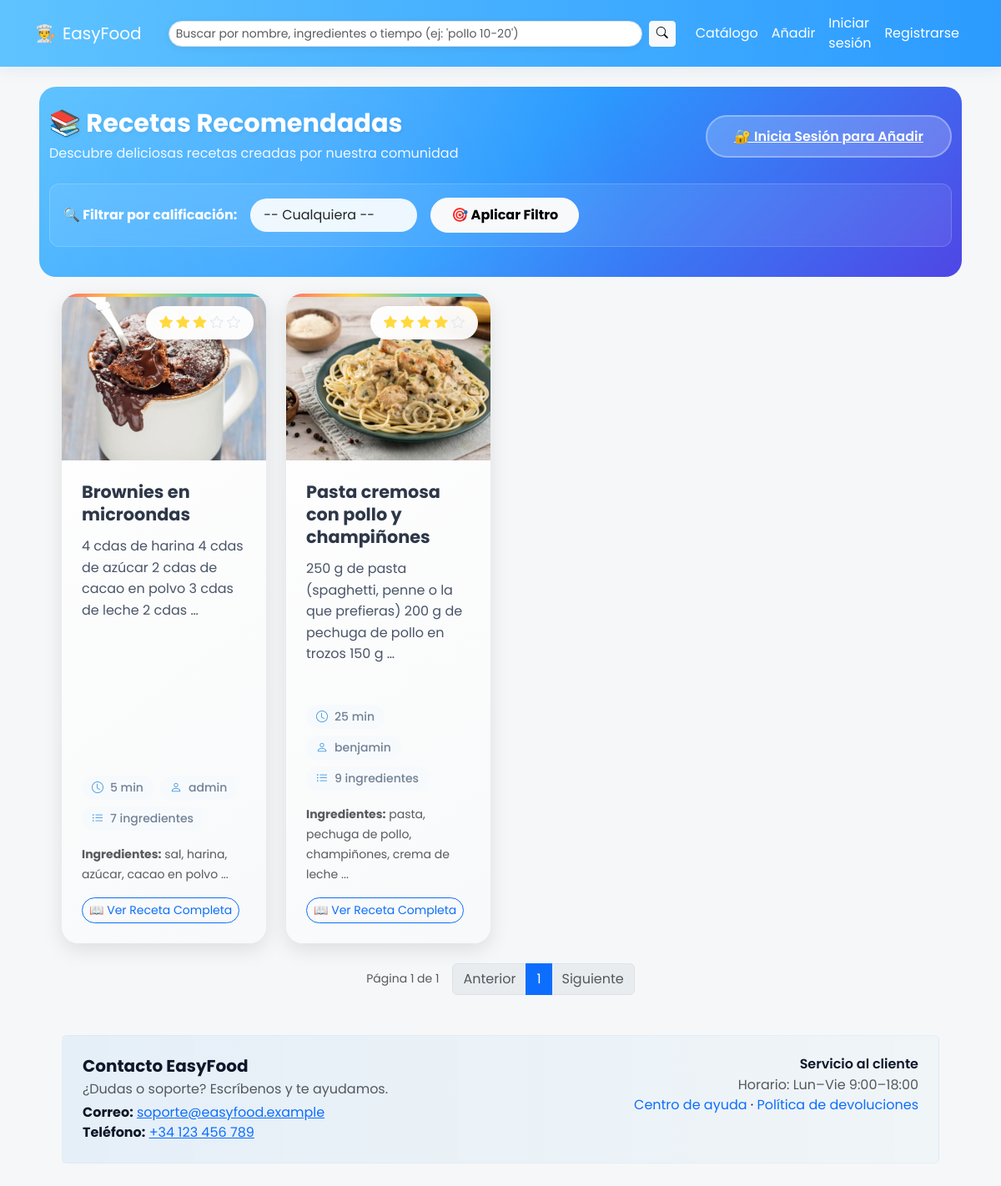
The app's page /recetas/ with its own data.
### recipes/models.py (models this page shows, shortened)
class Recipe(models.Model):
    title = models.CharField(max_length=255)
    description = models.TextField(blank=True)
    estimated_time = models.PositiveIntegerField(null=True, blank=True)
    preparation = models.TextField(blank=True)
    author = models.ForeignKey(User, null=True, blank=True, on_delete=models.SET_NULL, related_name='recipes')
    ingredients = models.ManyToManyField(Ingredient, related_name='recipes', blank=True)
    image = models.ImageField(upload_to='recipes/images/', null=True, blank=True)
    created_at = models.DateTimeField(auto_now_add=True)

class Ingredient(models.Model):
    name = models.CharField(max_length=200, unique=True)

### recipes/views.py (the view, shortened to what this page needs)
# urls.py: path('recetas/', views.recipe_list, name='list'),
def recipe_list(request):
    query = request.GET.get('q', '').strip()
    min_rating = request.GET.get('min_rating', '')
    qs = Recipe.objects.all().order_by('-created_at').select_related('author').prefetch_related('ingredients', 'ratings')
    min_time = None
    max_time = None
    text_query = query
    if text_query:
        qs = qs.filter(Q(title__icontains=text_query) | Q(ingredients__name__icontains=text_query))
    qs = qs.annotate(avg_rating=Avg('ratings__value'))
    if min_rating:
        try:
            min_val = float(min_rating)
            qs = qs.filter(avg_rating__gte=min_val)
        except ValueError:
            pass
    if min_time is not None:
        qs = qs.filter(estimated_time__gte=min_time)
    if max_time is not None:
        qs = qs.filter(estimated_time__lte=max_time)
    qs = qs.distinct()
    paginator = Paginator(qs, 8)
    page_number = request.GET.get('page')
    page_obj = paginator.get_page(page_number)
    saved_ids = set()
    recipe_ids = list(page_obj.object_list.values_list('id', flat=True))
    if request.user.is_authenticated and recipe_ids:
        saved_ids = set(SavedRecipe.objects.filter(user=request.user, recipe_id__in=recipe_ids).values_list('recipe_id', flat=True))
    for r in page_obj:
        r.avg_rating = getattr(r, 'avg_rating', None)
        if request.user.is_authenticated:
            ur = r.ratings.filter(user=request.user).first()
            r.user_rating = ur.value if ur else None
            r.saved = r.id in saved_ids
        else:
            r.user_rating = None
            r.saved = False
    rating_choices = [1, 2, 3, 4, 5]
    return render(request, 'recipes/recipe_list.html', {
        'recipes': page_obj,
        'q': query,
        'rating_choices': rating_choices,
        'min_rating': min_rating,
        'min_time': min_time,
        'max_time': max_time,
        'paginator': paginator,
    })

### templates/recipes/recipe_list.html (shortened to what this page needs)
{% extends 'recipes/base.html' %}
{% block content %}
<div class="recipes-header">
  <div class="container">
    <div class="row align-items-center mb-4">
      <div class="col-lg-8">
        <h1 class="recipes-title mb-2">📚 Recetas Recomendadas</h1>
        <p class="recipes-subtitle mb-0">Descubre deliciosas recetas creadas por nuestra comunidad</p>
      </div>
      <div class="col-lg-4 text-lg-end mt-3 mt-lg-0">
        {% if user.is_authenticated %}
          <a href="/recipe/add/" class="btn-add-recipe">
            ✨ Añadir Receta
          </a>
        {% else %}
          <a href="{% url 'recipes:login' %}" class="btn-login-prompt" title="Debes iniciar sesión para añadir recetas">
            🔐 Inicia Sesión para Añadir
          </a>
        {% endif %}
      </div>
    </div>
    <div class="filter-card">
      <form method="get" class="d-flex align-items-center flex-wrap gap-3">
        <label class="form-label mb-0 text-white fw-bold">🔍 Filtrar por calificación:</label>
        <select name="min_rating" class="form-select filter-select">
          <option value="">-- Cualquiera --</option>
        </select>
        <button type="submit" class="btn btn-light fw-bold">
          🎯 Aplicar Filtro
        </button>
      </form>
    </div>
  </div>
</div>
<div class="container-fluid">
  <div class="row gy-4">
    {% for r in recipes %}
    <div class="col-sm-6 col-md-4 col-lg-3">
      <div class="recipe-card">
        {% if r.image %}
        <div class="recipe-image-container">
          <img src="{{ r.image.url }}" alt="{{ r.title }}" class="recipe-image">
        </div>
        {% endif %}
        <div class="recipe-content">
          <h3 class="recipe-title">
            <a href="{% url 'recipes:detail' r.pk %}">{{ r.title }}</a>
          </h3>
          <p class="recipe-description">
            {{ r.description|striptags|truncatewords:20 }}
          </p>
          <div class="recipe-meta">
            {% if r.estimated_time %}
            <div class="recipe-meta-item">
              <i class="bi bi-clock"></i>
              {{ r.estimated_time }} min
            </div>
            {% endif %}
            <div class="recipe-meta-item">
              <i class="bi bi-person"></i>
              {% if r.author %}{{ r.author.username }}{% else %}Anónimo{% endif %}
            </div>
            {% if r.ingredients.count > 0 %}
            <div class="recipe-meta-item">
              <i class="bi bi-list-ul"></i>
              {{ r.ingredients.count }} ingredientes
            </div>
            {% endif %}
          </div>
          {% if r.ingredients.all %}
          <div class="recipe-ingredients mb-3">
            <small class="text-muted">
              <strong>Ingredientes:</strong>
              {% for i in r.ingredients.all|slice:":4" %}
                {{ i.name }}{% if not forloop.last %}, {% endif %}
              {% endfor %}
              {% if r.ingredients.count > 4 %}...{% endif %}
            </small>
          </div>
          {% endif %}
          <div class="mt-auto">
            <a href="{% url 'recipes:detail' r.pk %}" class="btn btn-outline-primary btn-sm rounded-pill">
              📖 Ver Receta Completa
            </a>
          </div>
        </div>
        <div class="recipe-rating">
          <div class="star-rating" data-pk="{{ r.pk }}">
            {% if r.avg_rating %}
              {% for v in rating_choices %}
                {% if r.avg_rating >= v %}
                  <i class="bi bi-star-fill"></i>
                {% else %}
                  <i class="bi bi-star"></i>
                {% endif %}
              {% endfor %}
            {% else %}
              <small class="text-muted">Sin valorar</small>
            {% endif %}
          </div>
        </div>
      </div>
    </div>
    {% endfor %}
  </div>
  <div class="row mt-4">
    <div class="col-12 d-flex justify-content-center">
      <nav aria-label="Paginación recetas">
        <div class="d-flex align-items-center gap-3">
          <small class="text-muted">Página {{ recipes.number }} de {{ recipes.paginator.num_pages }}</small>
          <ul class="pagination mb-0">
            {% if recipes.has_previous %}
              <li class="page-item">
                <a class="page-link" rel="prev" href="?page={{ recipes.previous_page_number }}{% if q %}&q={{ q|urlencode }}{% endif %}{% if min_rating %}&min_rating={{ min_rating }}{% endif %}">Anterior</a>
              </li>
            {% else %}
              <li class="page-item disabled"><span class="page-link">Anterior</span></li>
            {% endif %}
            {% for num in recipes.paginator.page_range %}
              {% if num == 1 or num == recipes.paginator.num_pages %}
                {% if recipes.number == num %}
                  <li class="page-item active" aria-current="page"><span class="page-link">{{ num }}</span></li>
                {% else %}
                  <li class="page-item"><a class="page-link" href="?page={{ num }}{% if q %}&q={{ q|urlencode }}{% endif %}{% if min_rating %}&min_rating={{ min_rating }}{% endif %}">{{ num }}</a></li>
                {% endif %}
              {% elif num == 2 and recipes.number > 4 %}
                <li class="page-item disabled"><span class="page-link">…</span></li>
              {% elif num == recipes.paginator.num_pages|add:'-1' and recipes.number < recipes.paginator.num_pages|add:'-3' %}
                <li class="page-item disabled"><span class="page-link">…</span></li>
              {% endif %}
            {% endfor %}
            {% if recipes.has_next %}
              <li class="page-item">
                <a class="page-link" rel="next" href="?page={{ recipes.next_page_number }}{% if q %}&q={{ q|urlencode }}{% endif %}{% if min_rating %}&min_rating={{ min_rating }}{% endif %}">Siguiente</a>
              </li>
            {% else %}
              <li class="page-item disabled"><span class="page-link">Siguiente</span></li>
            {% endif %}
          </ul>
        </div>
      </nav>
    </div>
  </div>
  <div class="row mt-5">
    <div class="col-12">
        <footer class="p-4 rounded site-footer">
        <div class="d-flex flex-column flex-md-row justify-content-between align-items-start">
          <div>
              <h5 class="footer-title">Contacto EasyFood</h5>
            <p class="mb-1 text-muted">¿Dudas o soporte? Escríbenos y te ayudamos.</p>
            <p class="mb-0"><strong>Correo:</strong> <a href="mailto:soporte@easyfood.example">soporte@easyfood.example</a></p>
            <p class="mb-0"><strong>Teléfono:</strong> <a href="tel:+34123456789">+34 123 456 789</a></p>
          </div>
          <div class="mt-3 mt-md-0 text-md-end">
              <h6 class="footer-subtitle">Servicio al cliente</h6>
            <p class="mb-0 text-muted">Horario: Lun–Vie 9:00–18:00</p>
            <p class="mb-0"><a href="#" class="text-decoration-none">Centro de ayuda</a> · <a href="#" class="text-decoration-none">Política de devoluciones</a></p>
          </div>
        </div>
      </footer>
    </div>
  </div>
</div>
{% endblock %}

### templates/recipes/base.html (shortened to what this page needs)
<!doctype html>
<html lang="es">
  <head>
  <link href="https://cdn.jsdelivr.net/npm/bootstrap@5.3.0/dist/css/bootstrap.min.css" rel="stylesheet">
    <link href="https://cdn.jsdelivr.net/npm/bootstrap-icons@1.10.5/font/bootstrap-icons.css" rel="stylesheet">
    {% load static %}
    <link rel="stylesheet" href="{% static 'style/site.css' %}">
  </head>
  <body>
    <nav class="navbar navbar-expand-lg navbar-custom">
      <div class="container">
        <a class="navbar-brand d-flex align-items-center" href="{% url 'recipes:home' %}">
          <span class="brand-emoji">👨‍🍳</span>
          <span>EasyFood</span>
        </a>
        <form method="get" action="{% url 'recipes:list' %}" class="d-none d-md-flex nav-search mx-3" role="search">
          <input name="q" class="form-control form-control-sm me-2" type="search" placeholder="Buscar por nombre, ingredientes o tiempo (ej: 'pollo 10-20')" aria-label="Buscar" value="{{ q|default_if_none:'' }}">
          <button class="btn btn-light btn-search btn-sm" type="submit"><i class="bi bi-search"></i></button>
        </form>
        <div class="collapse navbar-collapse" id="navbarSupportedContent">
          <ul class="navbar-nav ms-auto mb-2 mb-lg-0 align-items-lg-center">
            <li class="nav-item"><a class="nav-link" href="{% url 'recipes:list' %}">Catálogo</a></li>
            <li class="nav-item"><a class="nav-link" href="/recipe/add/">Añadir</a></li>
            {% if user.is_authenticated %}
              <li class="nav-item dropdown">
                <a class="nav-link dropdown-toggle" href="#" id="userMenu" role="button" data-bs-toggle="dropdown" aria-expanded="false">{{ user.username }}</a>
                <ul class="dropdown-menu dropdown-menu-end" aria-labelledby="userMenu">
                  <li><a class="dropdown-item" href="#">Perfil</a></li>
                  <li><a class="dropdown-item" href="{% url 'recipes:my_recipes' %}">Mis recetas</a></li>
                  <li><a class="dropdown-item" href="{% url 'recipes:saved_list' %}">Mis guardadas</a></li>
                  <li><hr class="dropdown-divider"></li>
                  <li><a class="dropdown-item" href="{% url 'recipes:logout' %}">Cerrar sesión</a></li>
                </ul>
              </li>
            {% else %}
              <li class="nav-item"><a class="nav-link" href="{% url 'recipes:login' %}">Iniciar sesión</a></li>
              <li class="nav-item"><a class="nav-link" href="{% url 'recipes:register' %}">Registrarse</a></li>
            {% endif %}
          </ul>
        </div>
      </div>
    </nav>
    <main class="container mt-4">
      {% block content %}{% endblock %}
    </main>
  </body>
</html>

### static/style/site.css (style rules this page uses)
:root { --brand-bg: #5fc3ff; --brand-bg-2: #2b9bff; --brand-contrast: #ffffff; --muted-card: #f8f9fa; }
.navbar-brand, .nav-link { color: var(--brand-contrast) !important; }
.navbar-custom { background: linear-gradient(90deg,var(--brand-bg), var(--brand-bg-2)); box-shadow: 0 4px 18px rgba(43,99,160,0.08); }
body { background: #f6f7f8; color: #0f172a; font-family: 'Poppins', system-ui, -apple-system, 'Segoe UI', Roboto, 'Helvetica Neue', Arial; }
h1,h2,h3,h4,h5,h6 { font-family: 'Poppins', system-ui, -apple-system, 'Segoe UI', Roboto, 'Helvetica Neue', Arial; font-weight:600; }
main.container { max-width: 1100px; padding-bottom: 3.5rem; }
.brand-emoji { margin-right: 8px; }
.nav-search { max-width: 640px; width: 100%; }
.nav-search .form-control { border-radius: 999px; box-shadow: 0 2px 8px rgba(16,24,40,0.06); }
.filter-select { width: auto; min-width: 200px; }
.site-footer { background:linear-gradient(90deg, rgba(43,155,255,0.08), rgba(91,192,235,0.04)); border:1px solid rgba(43,155,255,0.06); }
.footer-title { margin:0 0 .25rem 0; font-weight:700; }
.footer-subtitle { margin-bottom:.25rem; }
.recipes-header { background: linear-gradient(135deg, var(--brand-bg) 0%, var(--brand-bg-2) 50%, #4f46e5 100%); color: white; padding: 1.75rem 0 1rem 0; margin: 0 -15px 1.25rem -15px; border-radius: 20px; position: relative; overflow: hidden; }
.recipes-header::before { content: ''; position: absolute; top: 0; left: 0; right: 0; bottom: 0; background: radial-gradient(circle at 30% 70%, rgba(255, 255, 255, 0.1) 0%, transparent 50%); z-index: 1; }
.recipes-header .container { position: relative; z-index: 2; }
.recipes-title { font-size: 1.9rem; font-weight: 700; margin-bottom: 0.25rem; text-shadow: 2px 2px 4px rgba(0,0,0,0.06); line-height: 1.05; }
.recipes-subtitle { font-size: 1rem; opacity: 0.92; margin-bottom: 1rem; }
.filter-card { background: rgba(255, 255, 255, 0.08); backdrop-filter: blur(8px); border: 1px solid rgba(255, 255, 255, 0.18); border-radius: 12px; padding: 1rem; margin-bottom: 1.25rem; color: white; }
.filter-card .form-select { background: rgba(255, 255, 255, 0.9); border: none; border-radius: 25px; padding: 0.5rem 1rem; }
.filter-card .btn { border-radius: 25px; padding: 0.5rem 1.5rem; }
.btn-login-prompt { background: rgba(255, 255, 255, 0.2); backdrop-filter: blur(10px); border: 2px solid rgba(255, 255, 255, 0.3); color: white; font-weight: 600; padding: 0.75rem 2rem; border-radius: 50px; transition: all 0.3s ease; }
.recipe-card { background: linear-gradient(145deg, #ffffff, #f8f9fa); border: none; border-radius: 20px; overflow: hidden; transition: all 0.3s ease; box-shadow: 0 8px 25px rgba(0, 0, 0, 0.1); margin-bottom: 2rem; position: relative; height: 100%; }
.recipe-card::before { content: ''; position: absolute; top: 0; left: 0; right: 0; height: 4px; background: linear-gradient(90deg, #ff6b6b, #ffd93d, #4ecdc4, #45b7d1); z-index: 1; }
.recipe-image-container { position: relative; overflow: hidden; height: 200px; }
.recipe-image { width: 100%; height: 100%; object-fit: cover; transition: transform 0.3s ease; }
.recipe-content { padding: 1.5rem; display: flex; flex-direction: column; height: calc(100% - 200px); }
.recipe-title { font-size: 1.3rem; font-weight: 700; color: #2d3748; margin-bottom: 0.75rem; line-height: 1.3; }
.recipe-title a { color: inherit; text-decoration: none; transition: color 0.3s ease; }
.recipe-description { color: #4a5568; line-height: 1.6; margin-bottom: 1rem; flex-grow: 1; }
.recipe-meta { display: flex; flex-wrap: wrap; gap: 0.5rem; margin-bottom: 1rem; font-size: 0.875rem; }
.recipe-meta-item { display: flex; align-items: center; color: #718096; background: #f7fafc; padding: 0.25rem 0.75rem; border-radius: 15px; font-weight: 500; }
.recipe-meta-item i { margin-right: 0.5rem; color: #4299e1; }
.recipe-rating { position: absolute; top: 15px; right: 15px; background: rgba(255, 255, 255, 0.95); backdrop-filter: blur(10px); padding: 0.5rem 1rem; border-radius: 25px; box-shadow: 0 4px 15px rgba(0, 0, 0, 0.1); }
.star-rating .bi-star-fill { color: #ffd93d; }
.star-rating .bi-star { color: #e2e8f0; }

### records on screen
Recipe: image (picture), title "Brownies en microondas", description "4 cdas de harina 4 cdas de azúcar 2 cdas de cacao en polvo 3 cdas de leche 2 cdas …", estimated_time "5", author.username "admin", ingredients.count "7"
Ingredient: name "sal"
Ingredient: name "harina"
Ingredient: name "azúcar"
Ingredient: name "cacao en polvo"
Recipe: image (picture), title "Pasta cremosa con pollo y champiñones", description "250 g de pasta (spaghetti, penne o la que prefieras) 200 g de pechuga de pollo en trozos 150 g …", estimated_time "25", author.username "benjamin", ingredients.count "9"
Ingredient: name "pasta"
Ingredient: name "pechuga de pollo"
Ingredient: name "champiñones"
Ingredient: name "crema de leche"

### other values on screen
{{ recipes.number }} "1"
{{ recipes.paginator.num_pages }} "1"
{{ num }} "1"
